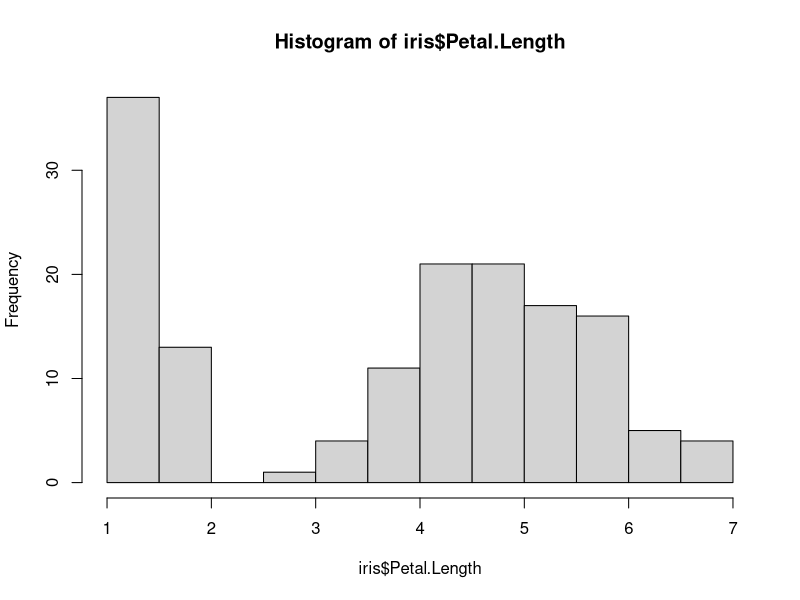
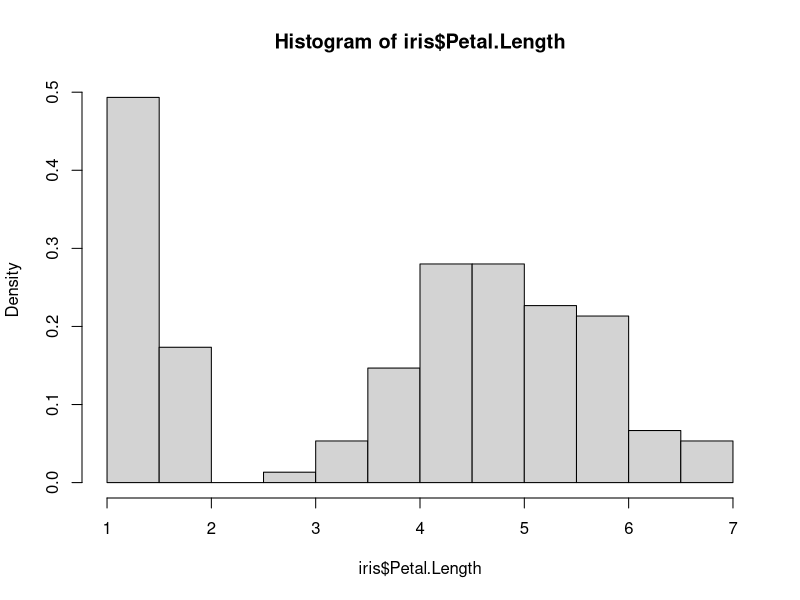
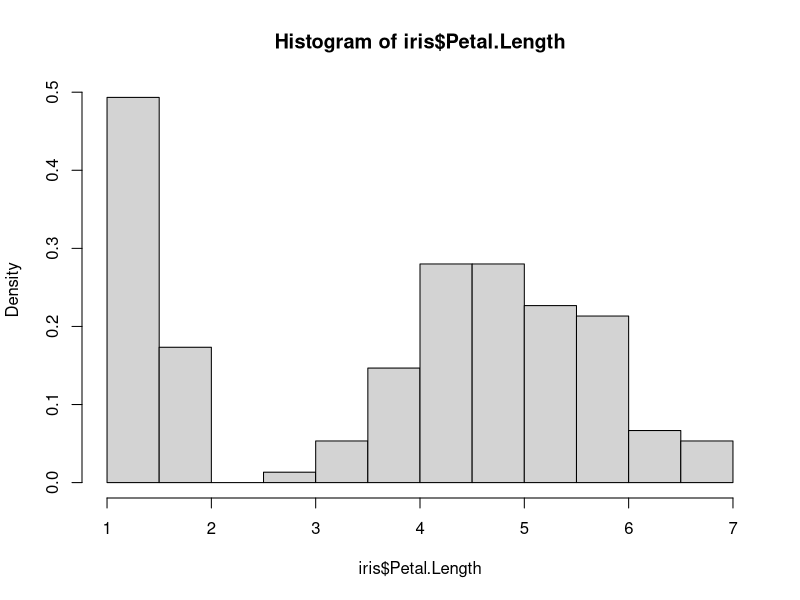
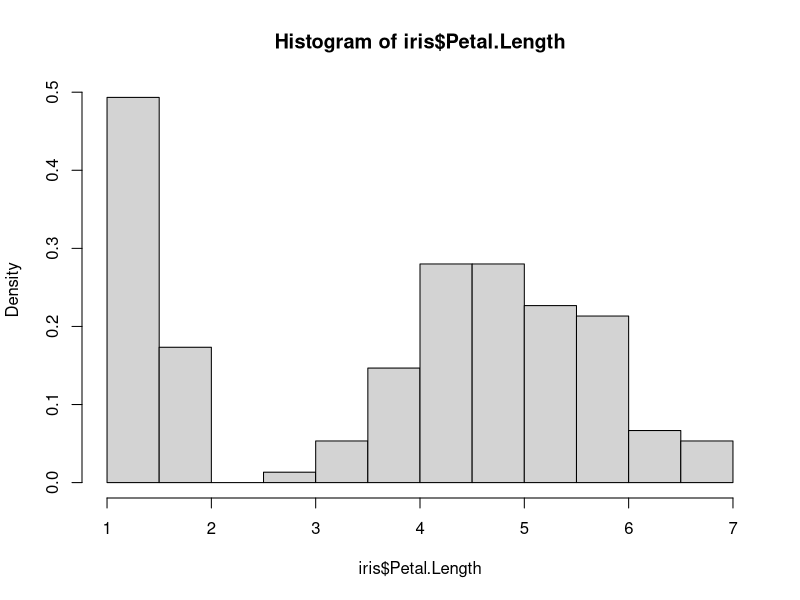
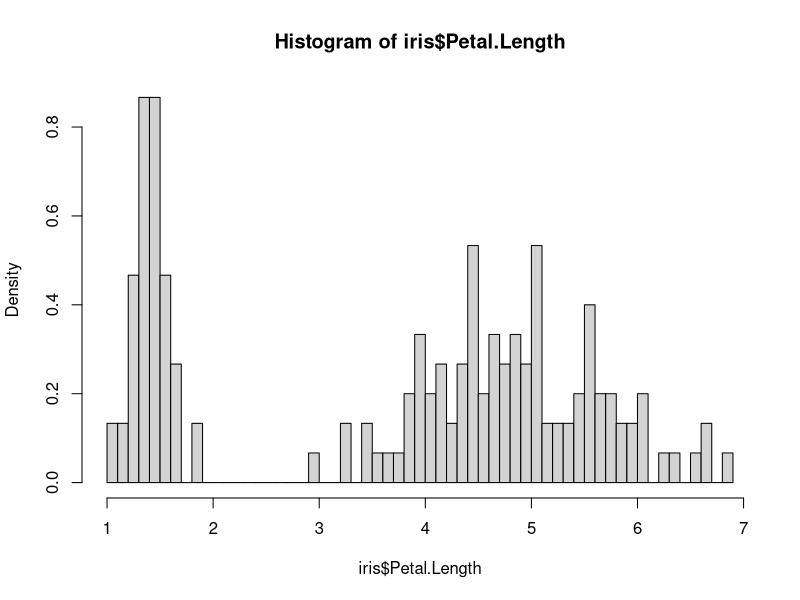
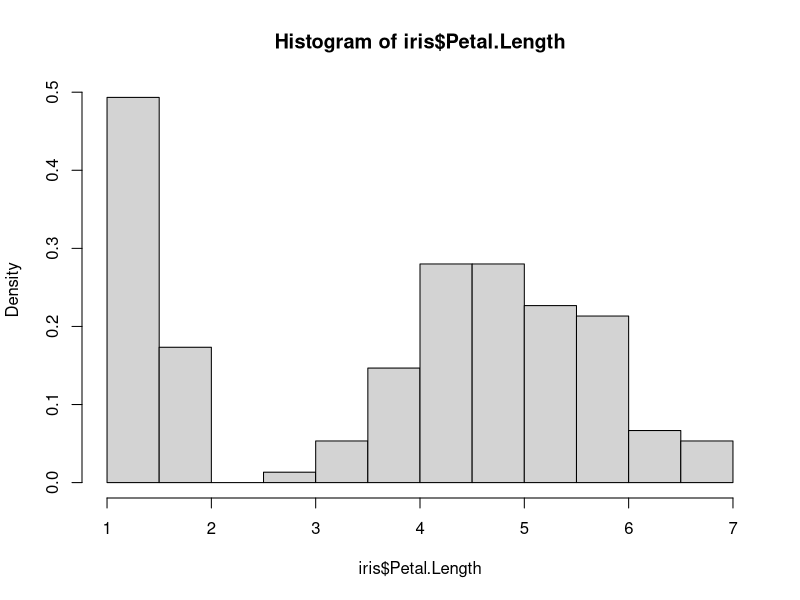
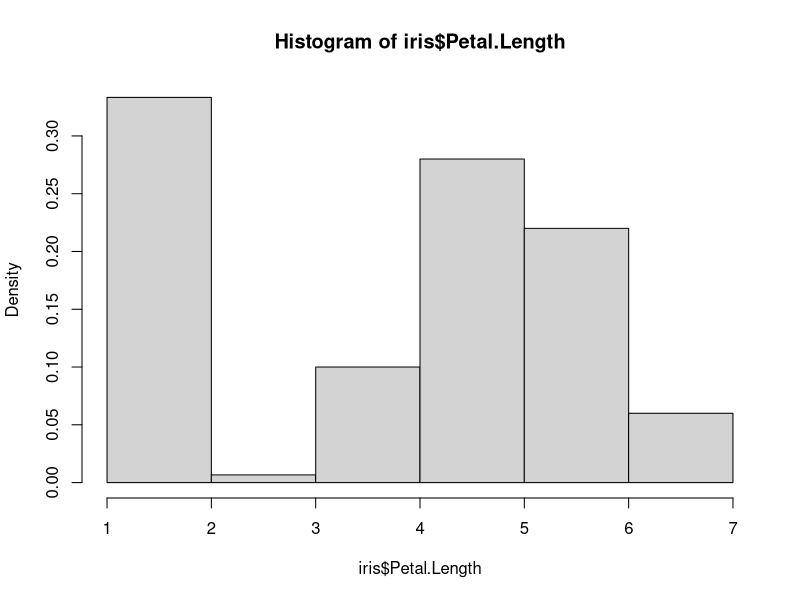
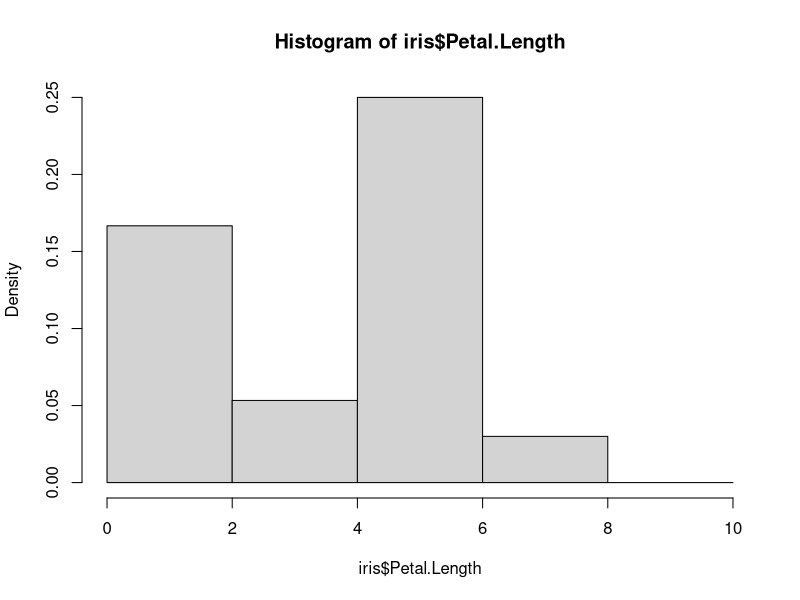

Write R code to recreate these figures, in order.
## ---- chunk 1
rm(list=ls()) # remove all objects currently held in the R environment
## ---- chunk 2
data() # display all built in datasets
?iris # help for data set iris
iris # display iris data set
head(iris) # display first six rows of the iris data set
## ---- chunk 3
length(iris$Petal.Length)# number of observations for petal length in data set iris
histInformation <- hist(iris$Petal.Length) # display histogram of variable Petal.Length from iris data set
histInformation # displays information about histogram
## ---- chunk 4
hist(iris$Petal.Length, freq=FALSE) 
hist(iris$Petal.Length, prob=TRUE)
## ---- chunk 5
hist(iris$Petal.Length, freq=FALSE,  breaks = 20)
hist(iris$Petal.Length, freq=FALSE,  breaks = 50)
hist(iris$Petal.Length, freq=FALSE,  breaks = "Sturges")
hist(iris$Petal.Length, freq=FALSE,  breaks = "FD")
hist(iris$Petal.Length, freq=FALSE,  breaks = seq(from=0, to=10, by=2))
hist(iris$Petal.Length, breaks = seq(min(iris$Petal.Length), max(iris$Petal.Length), length.out = 11)) # exact 10 bins - remember number of bins is n+1
## ---- chunk 6
hist(iris$Petal.Length, freq=FALSE, ylim=c(0, 0.6))
## ---- chunk 7
hist(iris$Petal.Length, freq=FALSE, ylim=c(0, 0.6), main="Main title") # in one line
hist(iris$Petal.Length, freq=FALSE, ylim=c(0, 0.6), main="Main \n title") # in two lines
## ---- chunk 8
hist(iris$Petal.Length, freq=FALSE, ylim=c(0, 0.6), main="Main title", xlab="Petal length \n (cm)", ylab="Density")
## ---- chunk 9
hist(iris$Petal.Length, freq=FALSE, ylim=c(0, 0.6), main="Main title", xlab="Petal length \n (cm)", ylab="Density", las=1)
## ---- chunk 10
hist(iris$Petal.Length, freq=FALSE, ylim=c(0, 0.6), main="Main title", xlab="Petal length \n (cm)", ylab="Density", las=1)
lines(density(iris$Petal.Length), col=2, lwd=3)
## ---- chunk 11
PL <- iris$Petal.Length
hist(PL, prob=TRUE)
x<-seq(1,7,0.01) 
curve(dnorm(x, mean=mean(PL), sd=sd(PL)), add=TRUE)
## ---- chunk 12
hist(iris$Petal.Length, freq=FALSE, main="Main title", xlab="Petal length \n (cm)", ylab="Density", las=1, labels=TRUE, ylim=c(0, 0.6))

## ---- chunk 13
hist(iris$Petal.Length, freq=FALSE, breaks = 30, main = "Petal length histogram", xlab ="Petal length \n (cm)", ylim=c(0, 0.8), las=1, col="grey")
abline(v=c(mean(iris$Petal.Length), median(iris$Petal.Length)), lty=c(1,3), lwd =2) # lty = 1 (solid line), lty = 2 (dashed line), lty = 3 (dotted line)
legend("topright", legend=c("mean Petal length", "median Petal length"), lty=c(1,3), lwd =2)
mean(iris$Petal.Length)
median(iris$Petal.Length)
## ---- chunk 14
par(mfrow=c(2,2)) # specify a 2x2 panel plot
hist(iris$Petal.Length,breaks="Sturges",main="Sturges Method (default)")
hist(iris$Petal.Length,breaks=30,main="30 bins")
hist(iris$Petal.Length,breaks=50,main="50 bins")
hist(iris$Petal.Length,breaks=seq(0,7,0.5),main="bins breaks every 0.5cm")
## ---- chunk 15
seq(0,7,0.5)
hist(iris$Petal.Length,breaks=seq(0,7,0.5),main="bins breaks every 0.5cm")
par(mfrow=c(2,2)) # specify a 2x2 panel plot
hist(iris$Petal.Length[iris$Species=="setosa"],  main="setosa", xlab="Petal Length (cm)", ylab="Frequency")
hist(iris$Petal.Length[iris$Species=="versicolor"], main="versicolor", xlab="Petal Length (cm)", ylab="Frequency")
hist(iris$Petal.Length[iris$Species=="virginica"], main="virginica", xlab="Petal Length (cm)", ylab="Frequency")
iris$Species=="setosa"
## ---- chunk 16
par(mfrow=c(3,1)) # specify a 3x1 panel plot

# Species == setosa
hist(iris$Petal.Length[iris$Species=="setosa"], breaks=seq(0,7,0.25),
      main="setosa", xlab="", ylab="", cex.lab=1.5, ylim=c(0, 40), las=1, col="lightgrey")

# Species == versicolor
hist(iris$Petal.Length[iris$Species=="versicolor"], breaks=seq(0,7,0.25),
      main="versicolor", xlab="", ylab="Frequency", ylim=c(0, 40), las=1, cex.lab=1.5, col="lightgrey")

# Species == virginica
hist(iris$Petal.Length[iris$Species=="virginica"], breaks=seq(0,7,0.25),
      main="virginica", xlab="Petal Length (cm)", ylab="", ylim=c(0, 40), las=1, cex.lab=1.5, col="lightgrey")


## ---- chunk 17
library(MASS)
par(mfrow=c(3, 1))
hist(PlantGrowth$weight[PlantGrowth$group=="ctrl"], main="Group ctrl", freq=FALSE, breaks=seq(3,7,1),  labels=TRUE, ylim=c(0, 1), xlab="Weight",col="gray")
hist(PlantGrowth$weight[PlantGrowth$group=="trt1"], main="Group trt1", freq=FALSE, breaks=seq(3,7,1),  labels=TRUE, ylim=c(0, 1), xlab="Weight",col="gray")
hist(PlantGrowth$weight[PlantGrowth$group=="trt2"], main="Group trt2", freq=FALSE, breaks=seq(3,7,1),  labels=TRUE, ylim=c(0, 1), xlab="Weight",col="gray")
